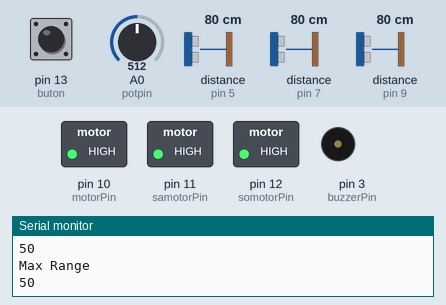
Recording of a sketch running on a simulated Arduino Uno, built with avr-gcc and run on an emulated ATmega328P. On the bench: switched loads named in the sketch (green lamp = pin HIGH), buzzer (waves = sounding), the last lines printed to the serial monitor. Wiring (inferred from the names in the program): 3 × ultrasonic range finder: trigger pin 4, echo pin 5 / trigger pin 6, echo pin 7 / trigger pin 8, echo pin 9. Dashed ring = blinking. Inputs (shaded band) come from the test bench; at power-on: A0 (potpin) = 512, pin 13 (buton) LOW, distance to the obstacle (sensors on pin 5, pin 7, pin 9) 80 cm. The echo pulse lasts 58.3 µs per cm; pins used as bus, display or sensor lines are not drawn.

Above: at 1.2 s.
1.3 s: A0 (potpin) set to 799
4.3 s: A0 (potpin) set to 832
At 4.99 s:
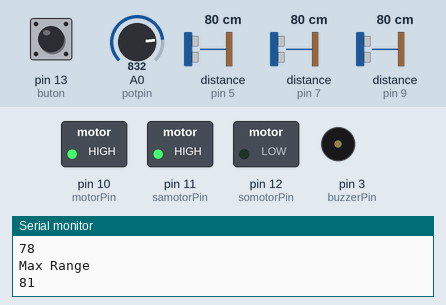
7.3 s: pin 13 (buton) pulled HIGH for 1 s
At 8.2 s:
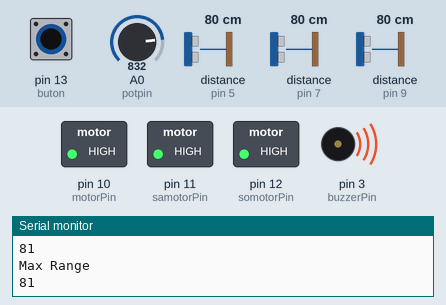
10.3 s: pin 13 (buton) pulled HIGH for 3.2 s
At 10.71 s:
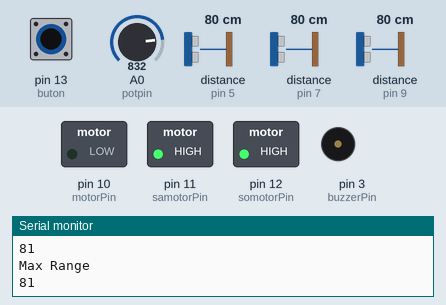
15.0 s: distance to the obstacle (sensor on pin 5) set to 120 cm
At 15.74 s:
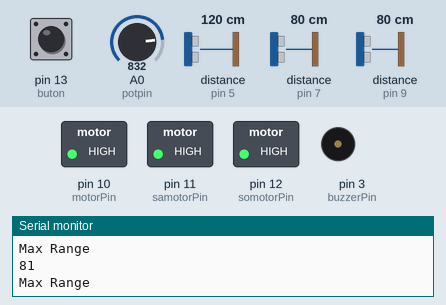
18.0 s: distance to the obstacle (sensor on pin 7) set to 2 cm
At 18.79 s:
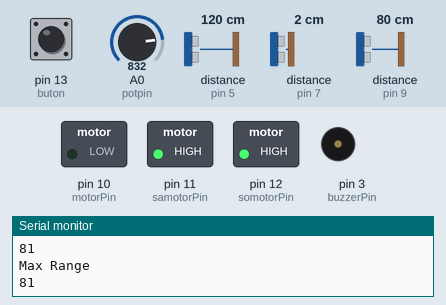
Timing chart, 0 to 22.0 s (numbered marks = the images above; inputs shaded):
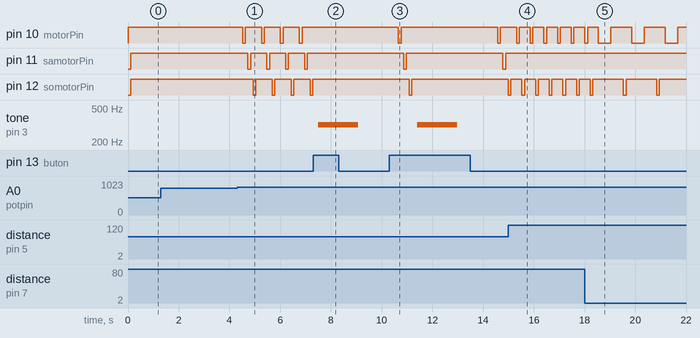

Measured:
- the behaviour switches between 815 and 816 on A0 (potpin) (found by bisection; images 0 and 1)
- after the input at 4.3 s, pin 10 (motorPin): alternates HIGH for 0.64 s and LOW for 0.11 s, starting after 0.23 s; pin 11 (samotorPin): alternates HIGH for 0.64 s and LOW for 0.11 s, starting after 0.43 s; pin 12 (somotorPin): alternates HIGH for 0.64 s and LOW for 0.11 s, starting after 0.64 s
- after the input at 7.3 s, pin 10 (motorPin), pin 11 (samotorPin), pin 12 (somotorPin): stops changing and stays HIGH; tone on pin 3 (buzzerPin): silent → 320 Hz after 0.20 s, → silent 1.6 s later
- after the input at 10.3 s, pin 10 (motorPin): HIGH → LOW after 4.3 s, → HIGH 0.11 s later; pin 11 (samotorPin): HIGH → LOW after 4.5 s, → HIGH 0.11 s later; tone on pin 3 (buzzerPin): silent → 320 Hz after 1.1 s, → silent 1.6 s later
- after the input at 15.0 s, pin 10 (motorPin): alternates HIGH for 0.43 s and LOW for 0.11 s, starting after 0.86 s; pin 11 (samotorPin): stops changing and stays HIGH; pin 12 (somotorPin): alternates HIGH for 0.43 s and LOW for 0.11 s, starting after 0.53 s
- after the input at 18.0 s, pin 12 (somotorPin): alternates HIGH for 1.2 s and LOW for 0.11 s, starting after 1.5 s

The sketch:

bileklikv3.ino
```cpp
#define echoPin 7   // ort ult. sen.
#define trigPin 6   // ort ult. sen.
#define saechoPin 5 // sag ult. sen.
#define satrigPin 4 // sag ult. sen.
#define soechoPin 9 // sol ult. sen.
#define sotrigPin 8 // sol ult. sen.
#define buzzerPin 3 // buzzer
#define potpin A0 //Potansiyometreyi A0 pinine tanımlıyoruz
#define motorPin 10 // orta titreşim mot.
#define samotorPin 11 //sağ motor
#define somotorPin 12 //sol motor
#define buton 13
//yukarıda pinlerimi tanımladım ve artık pin numarası yerine direk adını yazabilirim.

//aşağıda  ölçüm için aralığımı tanımladım  varsayılan olarak maksimum aralığı 20cm yaptım
int maximumRange = 0;
int minimumRange = 0;
int deger=0;
int sondeger=0;
void setup()
{
  //9600 Baund bir seri haberleşme başlatıyoruz
  Serial.begin(9600);
  //Seri monitörde bir kez gönderilen bir mesaj tanımlıyoruz
  Serial.println("Pot Deger Okuma");
  //Trig pin  ultrasonik sensörü tetiklemeye yarıyor  çıkış pini
  pinMode(trigPin, OUTPUT);
  pinMode(satrigPin, OUTPUT);
  pinMode(sotrigPin, OUTPUT);
  // Echo pin ultrasonik sensöre dönen ses dalgalarını okumaya yarıyor  giriş pini
  pinMode(echoPin, INPUT);
  pinMode(saechoPin, INPUT);
  pinMode(soechoPin, INPUT);

  // Buzzer pini çıkış pini alarm verdireceğimiz zaman kullanacağız
  pinMode(buzzerPin, OUTPUT);
  pinMode(motorPin , OUTPUT);
  pinMode(samotorPin , OUTPUT);
  pinMode(somotorPin , OUTPUT);
  pinMode(buton , INPUT);
  digitalWrite(motorPin,HIGH);
}

void loop()
{
  // loop kontrol kartımızın döngüsü   belirlediğimiz senaryoya göre tüm işlemler döngü halinde burda gerçekleşecek.

  //"Değer" değişkeni potansiyometrenin değerini okuyup buna göre değişir
  deger  = analogRead(potpin);
  // Burda okuduğumuz analog değeri 0 ile 100 arasında skala ettim.
  sondeger=deger/10.2;
  //Okunan değer seri monitörde mesaj olarak gönderilir
  Serial.println("Max Range");
  Serial.println(sondeger);

  // okuyup skala ettiğim değeri maksimum aralık olarak tanımladım.
  maximumRange=sondeger;
  //Bu işlem 100 milisaniye aralıklarla yapılır
  delay(100);
  // Ölçüm adında bir değişken tanımladık mesafe fonksiyonumuzdan değerler buraya döndürülecek.
  int ortOlcum= ortMesafe(maximumRange, minimumRange);
  int sagOlcum= sagMesafe(maximumRange, minimumRange);
  int solOlcum= solMesafe(maximumRange, minimumRange);
  //Melodi fonksiyonumuzu çağırdık ve melodi fonksiyonumuzu bekletmek istediğimiz değeri gönderdik ben 5, 10 ,15 gibi değerleri denedikten sonra en verimli süre olarak 20 yi kullandım.
 if (digitalRead(buton) == 1)
 {
  if(ortOlcum>sagOlcum and ortOlcum>solOlcum)
  melodi(ortOlcum * 20);
  else if(sagOlcum>ortOlcum and sagOlcum>solOlcum)
  sagmelodi(sagOlcum * 20);
  else
  solmelodi(solOlcum * 20);
 }
  int skalaa=skala(ortOlcum);
  ortUyari(skalaa*5);
  int skalaaa=skala(sagOlcum);
  sagUyari(skalaaa*5);
  int skalaaaa=skala(solOlcum);
  solUyari(skalaaaa*5);
}

// Titreşim motoru için ölçümü ters çevirme fonks.
int skala(int dly)
{
  int dly2=dly;
  if(dly2==100)
  {
    return 0;
  }
  else if(dly2==0)
  {
  return 0;
  }
  else
  {
   dly=100-dly2;
  }
  return dly;
}


// oRTA SENSÖR İÇİN Mesafe fonksiyonumuzu tanımladım
int ortMesafe(int maxrange, int minrange)
{
//Burda long tipinde değişken kullandım çünkü sensörden okuyacağımız değer  int maksimum değerini aşabilir
  long duration, distance;
//Sensörü tetiklemeyi durdurduk.
  digitalWrite(trigPin, LOW);
//2mikro saniye bekledik.
  delayMicroseconds(2);
// Sensörü tekrar tetikledik
  digitalWrite(trigPin, HIGH);
// 10 mikro saniye bekledik.
  delayMicroseconds(10);
// sensörü tetiklemeyi durdurduk
  digitalWrite(trigPin, LOW);
// Burda  pulseIn fonksiyonu ile sensörü dinledik  sensör burda gönderilen ses dalgasının  kendine ne kadar sürede geri döndüğünü döndürüyor.PulseIn fonksiyonu arduino 'nun kendi
// fonksiyonudur.
  duration = pulseIn(echoPin, HIGH);
// Burda zamanı 58.2 değerine bölerek  mesafeyi elde ediyoruz.
  distance = duration / 58.2;
// 50 mili saniye bekliyoruz
delayMicroseconds(50);
// Eğer mesafe istediğimiz aralıkta değilse
  if (distance >= maxrange || distance <= minrange)
    return 0;
//Değilse  mesafeyi döndür
  return distance;
}

// Sağ SENSÖR İÇİN Mesafe fonksiyonumuzu tanımladım
int sagMesafe(int maxrange, int minrange)
{
//Burda long tipinde değişken kullandım çünkü sensörden okuyacağımız değer  int maksimum değerini aşabilir
  long duration, distance;
//Sensörü tetiklemeyi durdurduk.
  digitalWrite(satrigPin, LOW);
//2mikro saniye bekledik.
  delayMicroseconds(2);
// Sensörü tekrar tetikledik
  digitalWrite(satrigPin, HIGH);
// 10 mikro saniye bekledik.
  delayMicroseconds(10);
// sensörü tetiklemeyi durdurduk
  digitalWrite(satrigPin, LOW);
// Burda  pulseIn fonksiyonu ile sensörü dinledik  sensör burda gönderilen ses dalgasının  kendine ne kadar sürede geri döndüğünü döndürüyor.PulseIn fonksiyonu arduino 'nun kendi
// fonksiyonudur.
  duration = pulseIn(saechoPin, HIGH);
// Burda zamanı 58.2 değerine bölerek  mesafeyi elde ediyoruz.
  distance = duration / 58.2;
// 50 mili saniye bekliyoruz
delayMicroseconds(50);
// Eğer mesafe istediğimiz aralıkta değilse
  if (distance >= maxrange || distance <= minrange)
    return 0;
//Değilse  mesafeyi döndür
  return distance;
}


// Sol SENSÖR İÇİN Mesafe fonksiyonumuzu tanımladım
int solMesafe(int maxrange, int minrange)
{
//Burda long tipinde değişken kullandım çünkü sensörden okuyacağımız değer  int maksimum değerini aşabilir
  long duration, distance;
//Sensörü tetiklemeyi durdurduk.
  digitalWrite(sotrigPin, LOW);
//2mikro saniye bekledik.
  delayMicroseconds(2);
// Sensörü tekrar tetikledik
  digitalWrite(sotrigPin, HIGH);
// 10 mikro saniye bekledik.
  delayMicroseconds(10);
// sensörü tetiklemeyi durdurduk
  digitalWrite(sotrigPin, LOW);
// Burda  pulseIn fonksiyonu ile sensörü dinledik  sensör burda gönderilen ses dalgasının  kendine ne kadar sürede geri döndüğünü döndürüyor.PulseIn fonksiyonu arduino 'nun kendi
// fonksiyonudur.
  duration = pulseIn(soechoPin, HIGH);
// Burda zamanı 58.2 değerine bölerek  mesafeyi elde ediyoruz.
  distance = duration / 58.2;
// 50 mili saniye bekliyoruz
  delayMicroseconds(50);
// Eğer mesafe istediğimiz aralıkta değilse
  if (distance >= maxrange || distance <= minrange)
    return 0;
//Değilse  mesafeyi döndür
  return distance;
}


//uyarı fonksiyonumuzu tanımladık fonksiyon parametresi olan dly ölçüm*20 olarak loop fonksiyonun içinde tanımlanan  parametreden geliyor.
int melodi(int dly)
{
// tone fonksiyonu arduino'nun kendi fonksiyonudur ve burdaki 210 değeride  buzzer tonlarından biri
  tone(buzzerPin, 440);
//burda parametreden gelen değer kadar bekliyoruz
  delay(dly);
// notone fonksiyonu arduino'nun kendi fonksiyonudur ve buzzer'ı susturmaya yarar.
  noTone(buzzerPin);
// burda yine parametreden gelen değer kadar bekliyoruz.
  delay(dly);
}

//uyarı fonksiyonumuzu tanımladık fonksiyon parametresi olan dly ölçüm*20 olarak loop fonksiyonun içinde tanımlanan  parametreden geliyor.
int sagmelodi(int dly)
{
// tone fonksiyonu arduino'nun kendi fonksiyonudur ve burdaki 210 değeride  buzzer tonlarından biri
  tone(buzzerPin, 210);
//burda parametreden gelen değer kadar bekliyoruz
  delay(dly);
// notone fonksiyonu arduino'nun kendi fonksiyonudur ve buzzer'ı susturmaya yarar.
  noTone(buzzerPin);
// burda yine parametreden gelen değer kadar bekliyoruz.
  delay(dly);
}

//uyarı fonksiyonumuzu tanımladık fonksiyon parametresi olan dly ölçüm*20 olarak loop fonksiyonun içinde tanımlanan  parametreden geliyor.
int solmelodi(int dly)
{
// tone fonksiyonu arduino'nun kendi fonksiyonudur ve burdaki 210 değeride  buzzer tonlarından biri
  tone(buzzerPin, 320);
//burda parametreden gelen değer kadar bekliyoruz
  delay(dly);
// notone fonksiyonu arduino'nun kendi fonksiyonudur ve buzzer'ı susturmaya yarar.
  noTone(buzzerPin);
// burda yine parametreden gelen değer kadar bekliyoruz.
  delay(dly);
}

// Titreşim Motoru için fonks.
int ortUyari(int dly)
{
  digitalWrite(motorPin,LOW);
  delay(dly);
  digitalWrite(motorPin,HIGH);
  delay(dly);
}
// Titreşim Motoru için fonks.
int sagUyari(int dly)
{
  digitalWrite(samotorPin,LOW);
  delay(dly);
  digitalWrite(samotorPin,HIGH);
  delay(dly);
}
// Titreşim Motoru için fonks.
int solUyari(int dly)
{
  digitalWrite(somotorPin,LOW);
  delay(dly);
  digitalWrite(somotorPin,HIGH);
  delay(dly);
}
```
